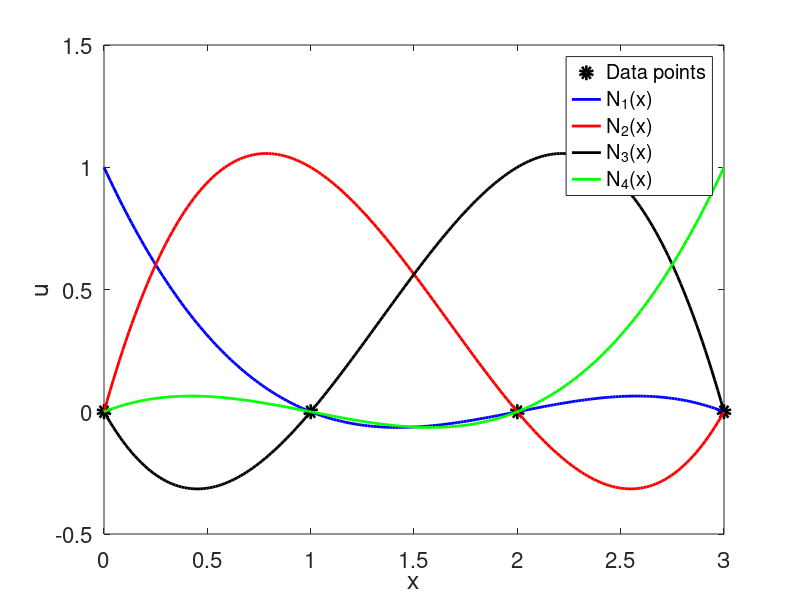

This figure's MATLAB source:
clear all;

L=3;
a=0;
n=200;   % number of points used to plot the shape function

x=[a:L/n:a+L]';
N1=-(x-a - L/3).*(x-a - 2*L/3).*(x-a - L)/(2/9*L^3);
N2=(x-a).*(x-a - 2*L/3).*(x-a - L)/(2/27*L^3);
N3=-(x-a).*(x-a - L/3).*(x-a - L)/(2/27*L^3); 
N4=(x-a).*(x-a - L/3).*(x-a - 2*L/3)/(2/9*L^3);

nodes= [a a+L/3 a+2*L/3 a+L]';
u=[0 0 0 0]';
hold off;
plot(nodes,u,'ko','LineWidth',5); % plot the nodes
hold on;

% next block: plot the shape functions
plot(x,N1,'b-','LineWidth',2); 
plot(x,N2,'r-','LineWidth',2); 
plot(x,N3,'k-','LineWidth',2); 
plot(x,N4,'g-','LineWidth',2); 

set(gca,'fontsize',16);
xlabel('x','fontsize',18);
ylabel('u','fontsize',18);
legend('Data points','N_1(x)','N_2(x)','N_3(x)','N_4(x)');
